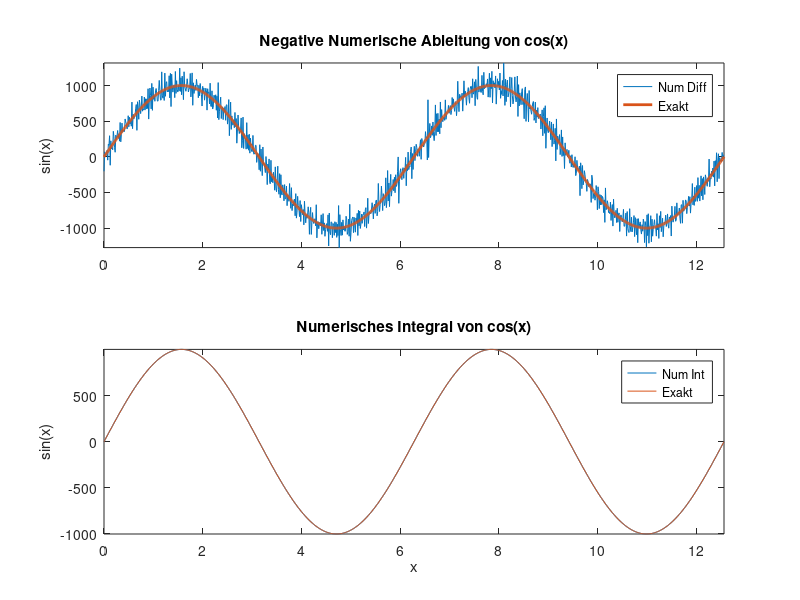

Source code (MATLAB):
%% Vergleich numerische Integration, numerische Ableitung

N = 1000;   % Ausloeschung sichtbar ab N = 1000000
a = 1000;  % Amplitude des cos
ra = 0.001; 
x = single(linspace(0, 4*pi, N)); 
h = x(2) - x(1); 
y = single(a* (cos(x) + ra*randn(size(x)))); 
plot(x,y); 
xlabel('x'); ylabel('cos(x)'); 
axis tight;
title('cos(x) ohne / mit Rauschen'); 

%% Numerische Ableitung mit der 2-Punkt-Regel 
k2 = 1:(N-1); 
dy2 = (y(k2+1) - y(k2))/h;

% Numerische Integration mit der Trapezregel
dyint = cumtrapz(x,y); 

%% 
subplot(2,1,1); 
plot(x(k2), -dy2); 
hold on; 
plot(x, a* sin(x), 'Linewidth', 2); 
hold off;
legend('Num Diff', 'Exakt'); 
ylabel('sin(x)'); 
title('Negative Numerische Ableitung von cos(x)'); 
axis tight;
subplot(2,1,2); 
plot(x, dyint, x, a*sin(x));  
legend('Num Int', 'Exakt'); 
xlabel('x'); ylabel('sin(x)'); 
axis tight;
title('Numerisches Integral von cos(x)'); 